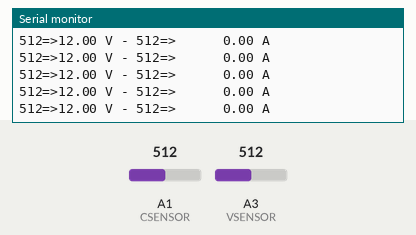
A sketch run on a simulated Arduino Uno, built with avr-gcc and run on an emulated ATmega328P. On the bench: the last lines printed to the serial monitor. The inputs (shaded band) are chosen by the test bench; at power-on: A1 (CSENSOR) = 512, A3 (VSENSOR) = 512.

Above: at 1.2 s.
1.3 s: A1 (CSENSOR) set to 671
At 1.35 s:
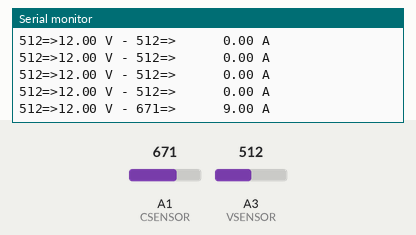
2.8 s: A1 (CSENSOR) set to 690
At 2.84 s:
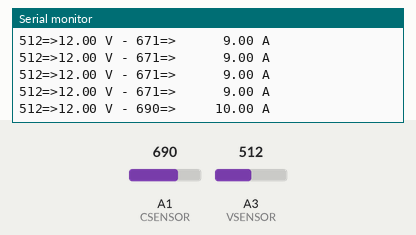
4.7 s: A3 (VSENSOR) set to 43
At 4.74 s:
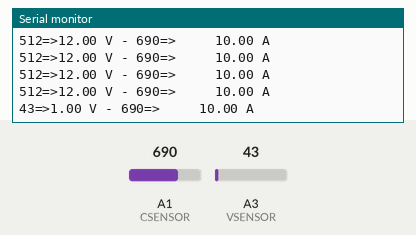
6.2 s: A3 (VSENSOR) set to 36
At 6.23 s:
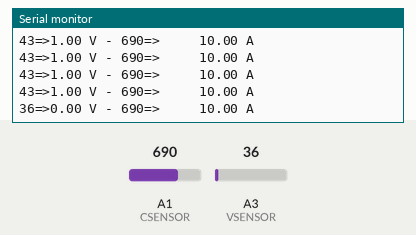
9.2 s: A1 (CSENSOR) set to 377
At 9.2 s:
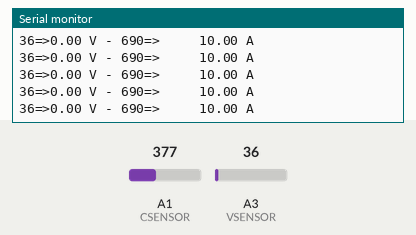
10.7 s: A1 (CSENSOR) set to 346
At 10.74 s:
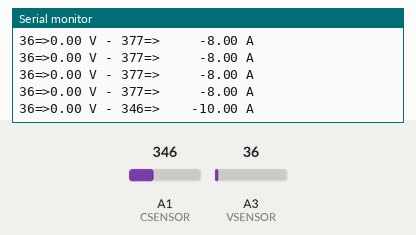
Timing chart, 0 to 13.6 s (numbered marks = the images above; inputs shaded):
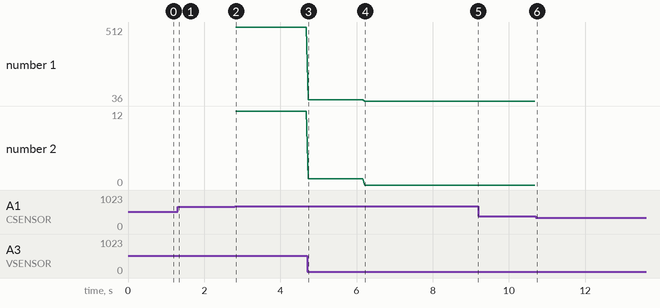

Measured:
- the behaviour switches between 681 and 682 on A1 (CSENSOR) (found by bisection; images 1 and 2)
- the behaviour switches between 359 and 358 on A1 (CSENSOR) (found by bisection; images 5 and 6)
- after the input at 1.3 s, the serial monitor: prints a new line at once (image 1)
- after the input at 2.8 s, the serial monitor: prints a new line at once (image 2)
- after the input at 4.7 s, the serial monitor: prints a new line at once (image 3)
- after the input at 6.2 s, the serial monitor: prints a new line at once (image 4)
- after the input at 10.7 s, the serial monitor: prints a new line at once (image 6)
- plotted number 1: 512 → 43 after the input at 4.7 s, 43 → 36 after the input at 6.2 s

The sketch:

XX_ACS712_current_sensor_01.ino
```cpp
/**
 * https://www.youtube.com/watch?v=t5C49Ma8g1s
 * ACS712 Current Sensor
 * with Voltage Sensor
 */

#define VSENSOR A3 // voltage sensor
#define CSENSOR A1 // ACS712 current sensor

const float vinMin = 0.;
const float vinMax = 1023.;
const float voutMin = 0.; // 0 volts
const float voutMax = 25.; // 25 volts

// reading for 0 amperes is 512
const float coutMin = -30.; // -30 amperes
const float coutMax = 30.; // 30 amperes
const float calibrateC = 2.;

void setup() {
  // put your setup code here, to run once:
  pinMode(VSENSOR, INPUT);
  pinMode(CSENSOR, INPUT);

  Serial.begin(9600);
}

void loop() {
  // put your main code here, to run repeatedly:
  int vin = analogRead(VSENSOR);
  float vout = map(vin, vinMin, vinMax, voutMin, voutMax);

  int cin = analogRead(CSENSOR); // + calibrateC;
  float cout = map(cin, vinMin, vinMax, coutMin, coutMax); // use vinMin and vinMax since they are the same range

//  Serial.print(vin,2);
//  Serial.print("=>");
//  Serial.print(vout,2);
//  Serial.print(" V - ");
//  Serial.print(cin,2);
//  Serial.print("=>");
//  Serial.print(cout,2);
//  Serial.print(" A");
//  Serial.println();

//  Serial.println(String(vin) + "=>" + String(vout) + " V / " + String(cin) + "=>" + String(cout) + " A");

  char vinStr[10];
  char voutStr[10];
  char cinStr[10];
  char coutStr[10];

//  dtostrf(vin,10,2,vinStr);
  dtostrf(vout,10,2,voutStr);
//  dtostrf(cin,10,2,cinStr);
  dtostrf(cout,10,2,coutStr);

//  Serial.println(String(vinStr) + "=>" + String(voutStr) + " V / " + String(cinStr) + "=>" + String(coutStr) + " A");
  Serial.print(vin);
  Serial.print("=>");
  Serial.print(vout);
  Serial.print(" V - ");
  Serial.print(cin);
  Serial.print("=>");
  Serial.print(coutStr);
  Serial.print(" A");
  Serial.println();

  delay(50);
}
```
